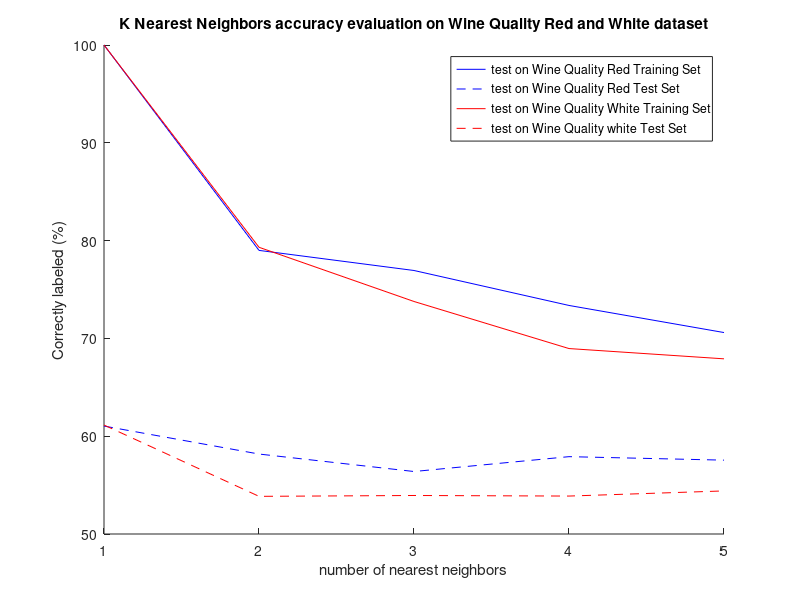
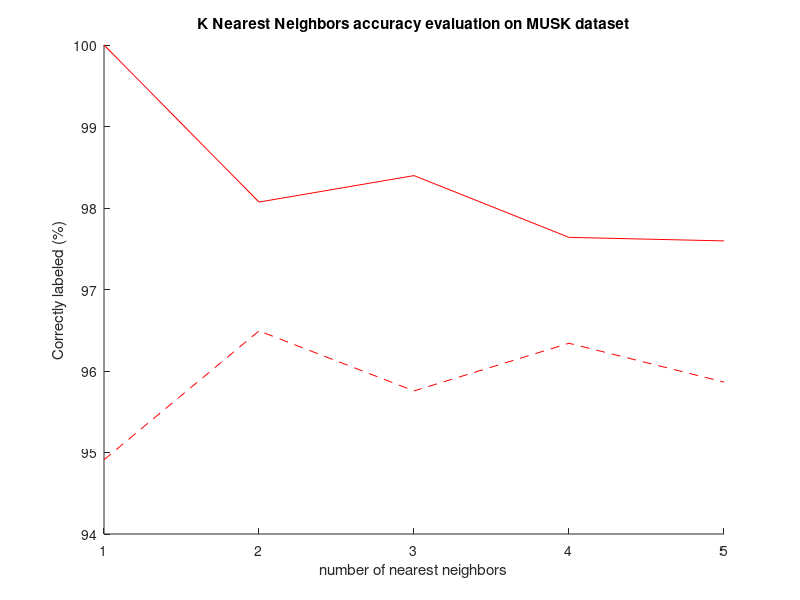

Reproduce these figures in MATLAB, in order.
K = 1:5;
wine_red_training = [100 78.9991 76.9437 73.3691 70.5987];
wine_red_test = [61.0366 58.1769 56.3896 57.9088 57.5514];
wine_white_training = [100 79.3174 73.7748 68.9615 67.9113];
wine_white_test = [61.1435 53.8506 53.9382 53.8798 54.4049];
musk_training = [100 98.0728 98.3976 97.6397 97.5964];
musk_test = [94.9112 96.492 95.7557 96.3404 95.864];

figure
hold on 
plot(K,wine_red_training,'b')
plot(K,wine_red_test,'b--')
plot(K,wine_white_training,'r')
plot(K,wine_white_test,'r--')
xlabel('number of nearest neighbors')
ylabel('Correctly labeled (%)')
legend('test on Wine Quality Red Training Set', 'test on Wine Quality Red Test Set', ...
        'test on Wine Quality White Training Set', 'test on Wine Quality white Test Set')
title('K Nearest Neighbors accuracy evaluation on Wine Quality Red and White dataset') 
hold off
figure
hold on 
plot(K,musk_training,'r')
plot(K,musk_test,'r--')
xlabel('number of nearest neighbors')
ylabel('Correctly labeled (%)')
title('K Nearest Neighbors accuracy evaluation on MUSK dataset') 
hold off